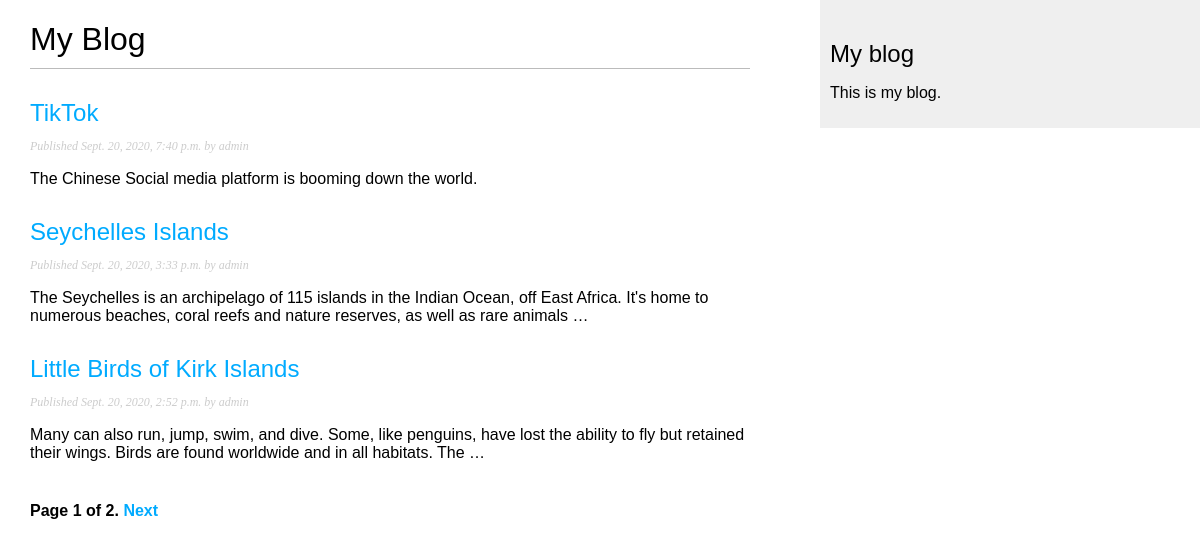
The page / on the database its author committed.
### blog/models.py (models this page shows, shortened)
class Post(models.Model):
    STATUS_CHOICES = (
        ('draft', 'Draft'),
        ('published', 'Published'),
    )
    title = models.CharField(max_length=250)
    slug = models.SlugField(max_length=250,
                            unique_for_date='publish')
    author = models.ForeignKey(User, on_delete=models.CASCADE,
                               related_name='blog_posts')
    body = models.TextField()
    publish = models.DateTimeField(default=timezone.now)
    created = models.DateTimeField(auto_now_add=True)
    updated = models.DateTimeField(auto_now=True)
    status = models.CharField(max_length=10,
                              choices=STATUS_CHOICES, default='draft')
    objects = models.Manager()  # Default manager
    published = PublishedManager()  # Custom manager
    class Meta:
        ordering = ('-publish',)
    def get_absolute_url(self):
        return reverse('blog:post_detail',
                       args=[self.publish.year,
                             self.publish.month,
                             self.publish.day, self.slug])

### blog/views.py (the view)
# urls.py: path('', PostListView.as_view(), name='post_list'),
class PostListView(ListView):
    queryset = Post.published.all()
    context_object_name = 'posts'
    paginate_by = 3
    template_name = 'blog/post/list.html'

### templates/blog/post/list.html (shortened to what this page needs)
{% extends 'blog/base.html' %}
{% block content %}
    <h1>My Blog</h1>
    {% for post in posts %}
        <h2>
            <a href="{{ post.get_absolute_url }}">
                {{ post.title }}
            </a>
        </h2>
        <p class="date">
           Published {{ post.publish }} by {{ post.author }}
        </p>
        {{ post.body|truncatewords:30|linebreaks }}
    {% endfor %}
    {% include 'blog/pagination.html' with page=page_obj %}
{% endblock %}

### static/css/blog.css (style rules this page uses)
body { margin:0; padding:0; font-family:helvetica, sans-serif; }
a { color:#00abff; text-decoration:none; }
h1 { font-weight:normal; border-bottom:1px solid #bbb; padding:0 0 10px 0; }
h2 { font-weight:normal; margin:30px 0 0; }
p.date { color:#ccc; font-family: georgia, serif; font-size: 12px; font-style: italic; }

### rows shown on the page
Post: title "TikTok", publish "Sept. 20, 2020, 7:40 p.m.", author "admin", body "The Chinese Social media platform is booming down the world."
Post: title "Seychelles Islands", publish "Sept. 20, 2020, 3:33 p.m.", author "admin", body "The Seychelles is an archipelago of 115 islands in the Indian Ocean, off East Africa. It's home to numerous beaches, coral reefs and nature reserves, as well as rare animals …"
Post: title "Little Birds of Kirk Islands", publish "Sept. 20, 2020, 2:52 p.m.", author "admin", body "Many can also run, jump, swim, and dive. Some, like penguins, have lost the ability to fly but retained their wings. Birds are found worldwide and in all habitats. The …"

### other values the page prints
{{ page.number }} "1"
{{ page.paginator.num_pages }} "2"
